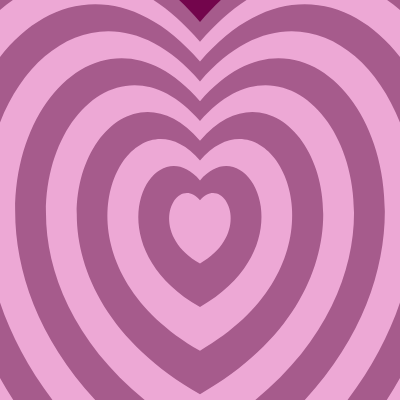
Frame 1 (no input)
Frame 60 (no input): identical to frame 1, image omitted
Frame 120 (the mouse pressed at the canvas centre since frame 60): identical to frame 1, image omitted

The p5.js sketch that drew this single still picture (run headless with seeded random() and noise() and a simulated clock; from frame 60 on, the mouse is pressed at the canvas centre):

// p5.js sketch
// ── sketch.js
function setup() {
  createCanvas(400, 400);
  noStroke();
}

function draw() {
  background(115, 5, 76);

  let layers = 10; // more layers for full look

  for (let i = layers; i > 0; i--) {
    let scaleFactor = i / layers;

    // alternating colors (if-else)
    if (i % 2 === 0) {
      fill(166, 91, 140);
    } else {
      fill(237, 168, 213);
    }

    push();
    translate(width / 2, height * 0.55); // shift slightly down like image
    scale(scaleFactor * 2.2); // BIG scale to fill canvas
    drawHeart(0, 0, 180);
    pop();
  }
}

// smoother, taller heart
function drawHeart(x, y, s) {
  beginShape();
  vertex(x, y - s * 0.5);

  bezierVertex(
    x + s * 0.6, y - s * 1.2,
    x + s * 1.4, y + s * 0.3,
    x, y + s * 1.1
  );

  bezierVertex(
    x - s * 1.4, y + s * 0.3,
    x - s * 0.6, y - s * 1.2,
    x, y - s * 0.5
  );

  endShape(CLOSE);
}
